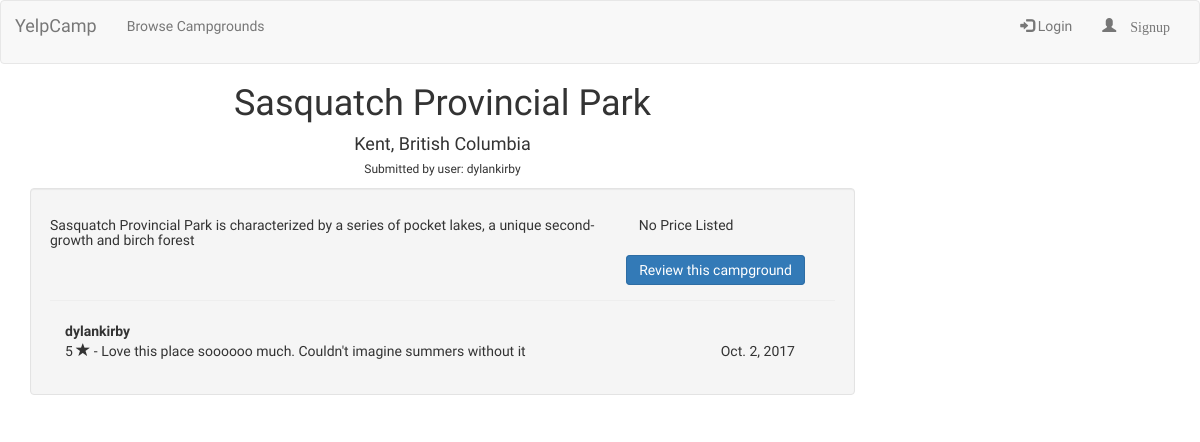
Before: /campgrounds/2 with the older database file.
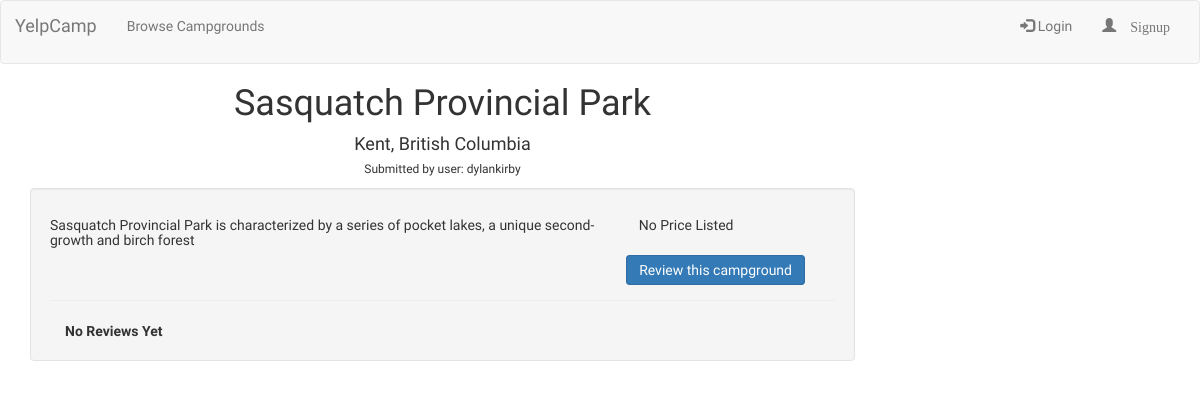
After: the same page with the newer database file.
### campgrounds/models.py (models this page shows, shortened)
class Review(models.Model):
	author = models.ForeignKey('auth.User', related_name='my_reviews')
	campground = models.ForeignKey(Campground, related_name='reviews')
	comment = models.CharField(max_length=256, blank=True)
	RATINGS = (
		(1, 'Bad (1)'),
		(2, 'Ok (2)'),
		(3, 'Average (3)'),
		(4, 'Good (4)'),
		(5, 'Great (5)'),
	)
	rating = models.IntegerField(default=5, choices=RATINGS)
	date = models.DateTimeField(default=timezone.now())

### campgrounds/views.py (the view)
# urls.py: url(r'^(?P<pk>\d+)$', views.CampgroundDetail.as_view(), name='details'),
class CampgroundDetail(generic.DetailView):
	model = Campground

### campgrounds/templates/campgrounds/campground_detail.html (shortened to what this page needs)
{% extends 'campgrounds/campground_base.html' %}
{% block pre_camp %}
<div class="container">
	<div class="col-md-9 text-center">
		<h1 class="camp-title">{{campground.name}}</h1>
		<h4>{{campground.city}}, {{campground.province}}</h4>
		<h6 class="text-center">Submitted by user: {{campground.author}} </h4>
	</div>
</div>
{% endblock %}
{% block camp %}
<div class="container">
	<div class="col-md-9">
	</div>
</div>
{% endblock %}
{% block post_camp %}
<div class="container" id="review-container">
	<div class="col-md-9">
		<div class="well">
			<div class="row">
				<div class="col-md-9">
					<h5>{{campground.short_description}}</h5>
				</div>
				<div class="col-md-3">
					{% if campground.price_per_night %}
						{% if campground.price_per_night == 0.00 %}
							<h5>Free</h5>
						{% else %}
							<h5>${{campground.price_per_night}}/night</h5>
						{% endif %}
					{% else %}
						<h5>No Price Listed</h5>
					{% endif %}
				</div>
				<div class="col-md-12">
					<div class="text-right">
						<a href="{% url 'campgrounds:add_review' pk=campground.pk %}" class="btn btn-primary review-btn">Review this campground</a>
					</div>
				</div>
			</div>
			<hr>
			<div class="container">
			{% if campground.reviews.all %}
				{% for review in campground.reviews.all %}
					<div class="row review-box">
						<div class="col-md-8">
							<strong>{{review.author}}</strong>
							<p class="review-text">
								{{review.rating}} <span class="glyphicon glyphicon-star"></span> - {{review.comment}}
								<span class="pull-right">{{review.date.date}}</span>
							</p>
						</div>
					</div>
				{% endfor %}
			{% else %}
				<strong>No Reviews Yet</strong>
			{% endif %}
			</div>
		</div>
	</div>
</div>
{% endblock %}

Changed rows visible on the page:
removed Review: author "dylankirby", rating "5", comment "Love this place soooooo much. Couldn't imagine summers without it", date "Oct. 2, 2017"
Other visible differences:
text now shown: "No Reviews Yet"
